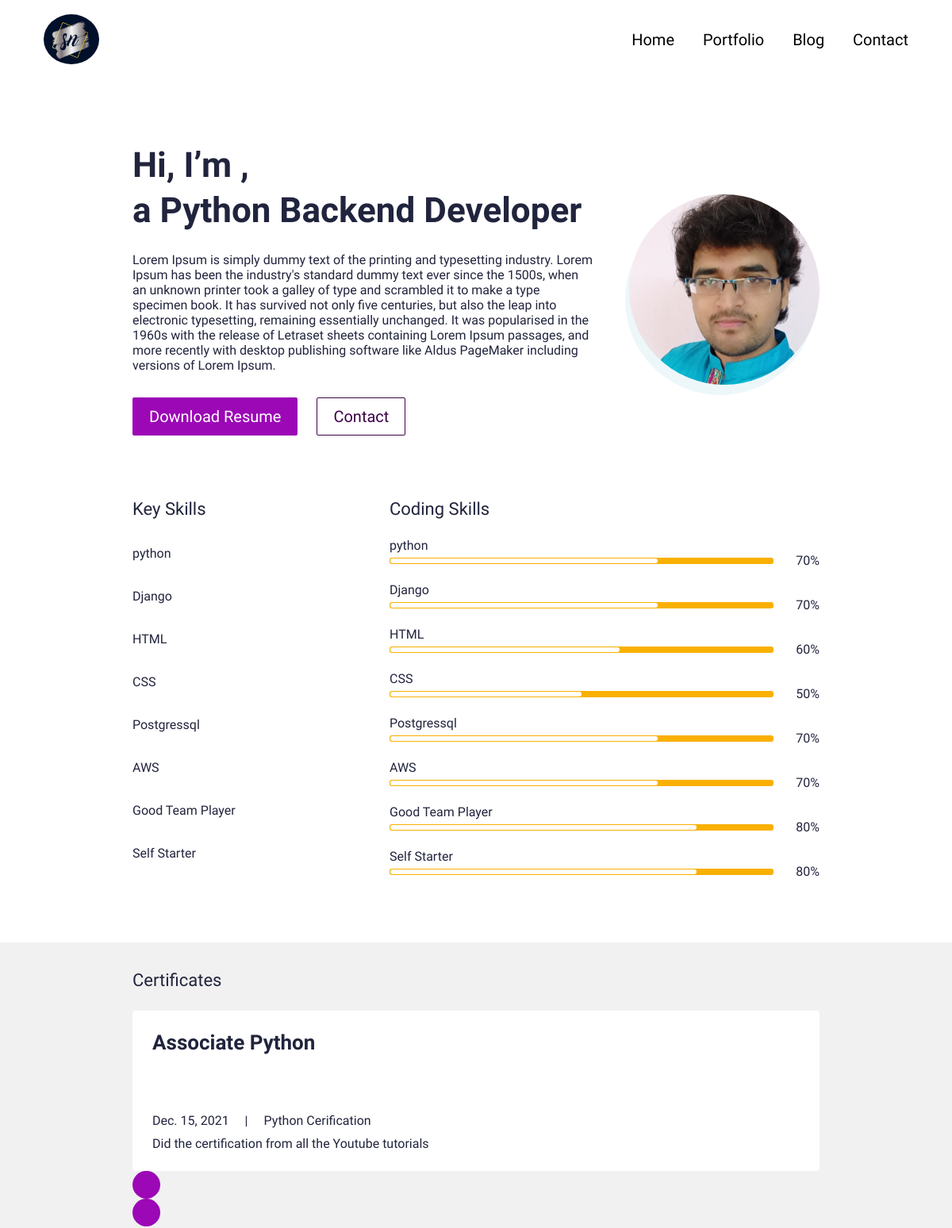
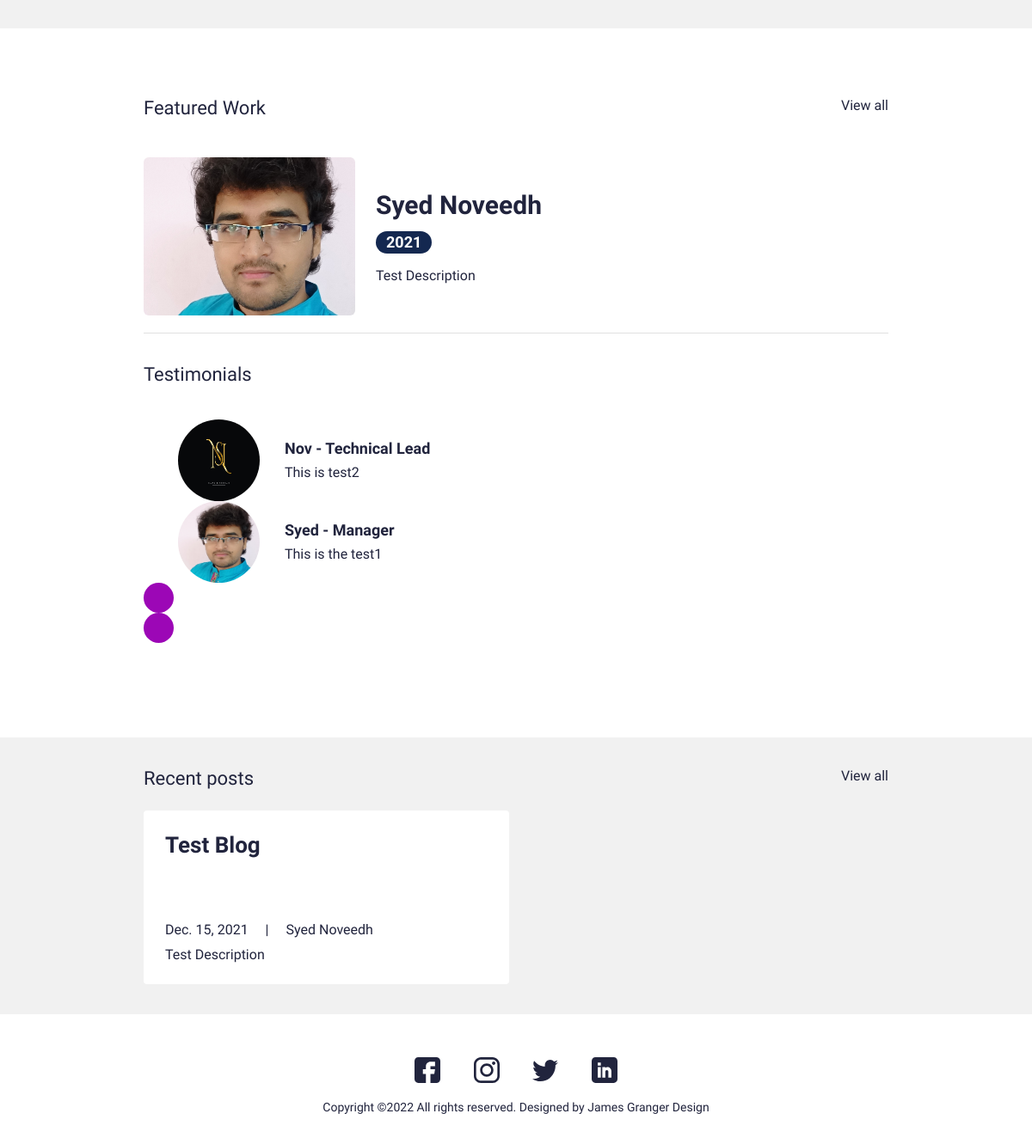
The page / on the database its author committed (2 pictures, top to bottom).
### main/models.py (models this page shows, shortened)
class UserProfile(models.Model):
    class Meta:
        verbose_name_plural = 'User Profiles'
        verbose_name = 'User Profile'
    user = models.OneToOneField(User, on_delete=models.CASCADE)
    avatar = models.ImageField(blank=True, null=True, upload_to="avatar")
    title = models.CharField(max_length=200, blank=True, null=True)
    bio = models.TextField(blank=True, null=True)
    skills = models.ManyToManyField(Skill, blank=True)
    cv = models.FileField(blank=True, null=True, upload_to="cv")

class Skill(models.Model):
    class Meta:
        verbose_name_plural = 'Skills'
        verbose_name = 'Skill'
    name = models.CharField(max_length=20, blank=True, null=True)
    score = models.IntegerField(default=80, blank=True, null=True)
    image = models.FileField(blank=True, null=True, upload_to="skills")
    is_key_skill = models.BooleanField(default=False)

class Certificate(models.Model):
    class Meta:
        verbose_name_plural = 'Certificates'
        verbose_name = 'Certificate'
    date = models.DateTimeField(blank=True, null=True)
    name = models.CharField(max_length=50, blank=True, null=True)
    title = models.CharField(max_length=200, blank=True, null=True)
    description = models.CharField(max_length=500, blank=True, null=True)
    is_active = models.BooleanField(default=True)

class Portfolio(models.Model):
    class Meta:
        verbose_name_plural = 'Portfolio Profiles'
        verbose_name = 'Portfolio'
        ordering = ["name"]
    date = models.DateTimeField(blank=True, null=True)
    name = models.CharField(max_length=200, blank=True, null=True)
    description = models.CharField(max_length=500, blank=True, null=True)
    body = RichTextField(blank=True, null=True)
    image = models.ImageField(blank=True, null=True, upload_to="portfolio")
    slug = models.SlugField(null=True, blank=True)
    is_active = models.BooleanField(default=True)

class Testimonial(models.Model):
    class Meta:
        verbose_name_plural = 'Testimonials'
        verbose_name = 'Testimonial'
        ordering = ["name"]
    thumbnail = models.ImageField(blank=True, null=True, upload_to="testimonials")
    name = models.CharField(max_length=200, blank=True, null=True)
    role = models.CharField(max_length=200, blank=True, null=True)
    quote = models.CharField(max_length=500, blank=True, null=True)
    is_active = models.BooleanField(default=True)

class Blog(models.Model):
    class Meta:
        verbose_name_plural = 'Blog Profiles'
        verbose_name = 'Blog'
        ordering = ["timestamp"]
    timestamp = models.DateTimeField(auto_now_add=True)
    author = models.CharField(max_length=200, blank=True, null=True)
    name = models.CharField(max_length=200, blank=True, null=True)
    description = models.CharField(max_length=500, blank=True, null=True)
    body = RichTextField(blank=True, null=True)
    slug = models.SlugField(null=True, blank=True)
    image = models.ImageField(blank=True, null=True, upload_to="blog")
    is_active = models.BooleanField(default=True)

### main/views.py (the view)
# urls.py: path('', views.IndexView.as_view(), name="home"),
class IndexView(generic.TemplateView):
	template_name = "main/index.html"
	def get_context_data(self, **kwargs):
		context = super().get_context_data(**kwargs)
		testimonials = Testimonial.objects.filter(is_active=True)
		certificates = Certificate.objects.filter(is_active=True)
		blogs = Blog.objects.filter(is_active=True)
		portfolio = Portfolio.objects.filter(is_active=True)
		context["testimonials"] = testimonials
		context["certificates"] = certificates
		context["blogs"] = blogs
		context["portfolio"] = portfolio
		return context

### resumewebsite/context_processors.py (called while the page is built)
def project_context(request):
	context = {
		'me': User.objects.first(),
	}
	return context

### main/templates/main/index.html (shortened to what this page needs)
{% extends 'main/base.html' %}
{% load static %}
{% block content %}
<section>
  <div class="bannerSection">
    <div class="container">
      <div class="row g-4 g-md-3  align-items-center">
        <div class="col-md-auto order-md-last">
          <div class="bannerUserImg">
            <img src="{{me.userprofile.avatar.url}}" alt="{{me.first_name|title}} {{me.last_name|title}} avatar">
          </div>
        </div>
        <div class="col-md">
          <div class="bannerContent">
            <h1 class="xlTitle pb-3">Hi, I’m {{me.first_name|title}}, <br> a {{me.userprofile.title}} </br></h1>
            <p>{{me.userprofile.bio}}</p>
            <div class="bannerBtnCol">
              <div class="row">
                <div class="col-auto">
                  <a download href="{{me.userprofile.cv.url}}" class="btn btnPrimary">Download Resume</a>
                </div>
                <div class="col-auto">
                  <a href="{% url 'main:contact' %}" class="btn btnOutline">Contact</a>
                </div>
              </div>
            </div>
          </div>
        </div>
      </div>
    </div>
  </div>
</section>
<section>
  <div class="sectionSpace pt-0">
    <div class="container">
      <div class="row">
        <div class="col-md-auto">
          <div class="keySkillCol">
            <h4 class="smTitle pb-3">Key Skills</h4>
            {% for sk in me.userprofile.skills.all %}
            {% if sk.is_key_skill %}
            <div class="keySkillCard">
              <span class="ksText">{{sk.name}}</span>
            </div>
            {% endif %}
            {% endfor %}
          </div>
        </div>
        <div class="col-md">
          <h4 class="smTitle pb-3">Coding Skills</h4>
          <div class="progressCol">
            <div class="progressCard">
              {% for sk in me.userprofile.skills.all %}
              {% if sk.is_key_skill %}
              <div class="progressCol">
                <span class="progressLbl">{{sk.name}}</span>
                <div class="row g-2 align-items-center">
                  <div class="col">
                    <div class="progress progressStyle">
                      <div class="progress-bar" role="progressbar" style="width: {{sk.score}}%" aria-valuenow="{{sk.score}}" aria-valuemin="0" aria-valuemax="100"></div>
                    </div>
                  </div>
                  <div class="col-auto">
                    <span class="pLbl">{{sk.score}}%</span>
                  </div>
                </div>
              </div>
              {% endif %}
              {% endfor %}
            </div>
          </div>
        </div>
      </div>
    </div>
  </div>
</section>
<section>
  <div class="sectionSpaceSm lightBg">
    <div class="container">
      <div class="row pb-3">
        <div class="col">
          <h4 class="smText regular">Certificates</h4>
        </div>
      </div>
      <div class="sliderOuter">
        <div class="swiper certificatesSlider">
          <div class="swiper-wrapper">
            {% for c in certificates %}
            {% if c.is_active %}
            <div class="swiper-slide">
              <div class="cardStyle1">
                <h4 class="mdTitle cs1Title">
                  <a href="javascript:void(0)">{{c.title}}</a>
                </h4>
                <ul class="cardOptionCol">
                  <li>{{c.date.date}}</li>
                  <li>{{c.name|title}}</li>
                </ul>
                <p>{{c.description}}</p>
              </div>
            </div>
            {% endif %}
            {% endfor %}
          </div>
        </div>
        <div class="cert-swiper-button-next swiper-button-next swiperBtnStyle"></div>
        <div class="cert-swiper-button-prev swiper-button-prev swiperBtnStyle"></div>
      </div>
    </div>
  </div>
</section>
<section>
  <div class="sectionSpace">
    <div class="container">
      <div class="portfolioCol">
        <div class="row pb-3">
          <div class="col">
            <h4 class="smText regular">Featured Work</h4>
          </div>
          <div class="col-auto">
            <a href="{% url 'main:portfolios' %}" class="simpleLink">View all</a>
          </div>
        </div>
        {% for p in portfolio %}
        {% if p.is_active %}
        <div class="portfolioCard">
          <div class="row g-4 align-items-center">
            <div class="col-md-auto">
              <div class="portfolioImgCol">
                <a href="{% url 'main:portfolio' slug=p.slug %}"><img src="{{p.image.url}}" alt="..."></a>
              </div>
            </div>
            <div class="col-md">
              <div class="portfolioContentCol">
                <h4 class="lgTitle"><a href="{% url 'main:portfolio' slug=p.slug %}">{{p.name}}</a></h4>
                <ul class="portfolioOption">
                  <li><span class="dateLbl">{{p.date.year}}</span></li>
                </ul>
                <p>{{p.description}}</p>
              </div>
            </div>
          </div>
        </div>
        {% endif %}
        {% endfor %}
      </div>
      <div class="testimonialCol">
        <h4 class="smText regular d-block">Testimonials</h4>
        <div class="testimonialSlider">
          <div class="swiper testimonialSwiper">
            <div class="swiper-wrapper">
              {% for t in testimonials %}
              {% if t.is_active %}
              <div class="swiper-slide">
                <div class="testimonialCard">
                  <div class="row align-items-center">
                    <div class="col-sm-auto">
                      <div class="tImgCol">
                        <img src="{{t.thumbnail.url}}" alt="...">
                      </div>
                    </div>
                    <div class="col-sm">
                      <div class="tContentCol">
                        <h4 class="xsTitle bold">{{t.name}} - {{t.role}}</h4>
                        <p>{{t.quote}}</p>
                      </div>
                    </div>
                  </div>
                </div>
              </div>
              {% endif %}
              {% endfor %}
            </div>
            <div class="test-swiper-button-next swiper-button-next swiperBtnStyle"></div>
            <div class="test-swiper-button-prev swiper-button-prev swiperBtnStyle"></div>
          </div>
        </div>
      </div>
    </div>
  </div>
</section>
<section>
  <div class="sectionSpaceSm lightBg">
    <div class="container">
      <div class="row pb-3">
        <div class="col">
          <h4 class="smText regular">Recent posts</h4>
        </div>
        <div class="col-auto">
          <a href="{% url 'main:blogs' %}" class="simpleLink">View all</a>
        </div>
      </div>
      <div class="row g-3">
      {% for b in blogs %}
      {% if b.is_active %}
        <div class="col-lg-6">
          <div class="cardStyle1">
            <h4 class="mdTitle cs1Title"><a href="{% url 'main:blog' slug=b.slug %}">{{b.name}}</a></h4>
            <ul class="cardOptionCol">
              <li>{{b.timestamp.date}}</li>
              <li>{{b.author}}</li>
            </ul>
            <p>{{b.description}}</p>
          </div>
        </div>
        {% endif %}
        {% endfor %}
      </div>
    </div>
  </div>
</section>
{% endblock %}

### main/templates/main/base.html (shortened to what this page needs)
{% load static %}
<!doctype html>
<html lang="en">
  <head>
    <link href="{% static 'css/bootstrap.min.css' %}" rel="stylesheet">
    <link rel="stylesheet" href="https://unpkg.com/swiper@7.0.5/swiper-bundle.min.css">
    <link href="{% static 'css/style.css' %}" rel="stylesheet">
  </head>
  <body>
    {% include 'main/partials/nav.html' %}
    {% block content %}
    {% endblock %}
    {% include 'main/partials/footer.html' %}
  </body>
</html>

### main/templates/main/partials/nav.html (shortened to what this page needs)
{% load static %}
<header>
    <div class="headerCol">
    <div class="container-fluid">
        <div class="row align-items-center">
        <div class="col-auto">
            <div class="logoCol"><a href="{% url 'main:home' %}"><img src="{% static 'images/ns_logo.jpg' %}" alt="..." width=70 class="rounded-circle"></a></div>
        </div>
        <div class="col">
            <div class="navCollapseCol">
            <div class="navCol">
                <ul>
                <li><a href="{%url 'main:home'%}">Home</a></li>
                <li><a href="{%url 'main:portfolios' %}">Portfolio</a></li>
                <li><a href="{% url 'main:blogs' %}">Blog</a></li>
                <li><a href="{%url 'main:contact'%}">Contact</a></li>
                </ul>
            </div>
            </div>
        </div>
        </div>
    </div>
    </div>
</header>

### main/templates/main/partials/footer.html
{% load static %}
<footer>
    <div class="footerCol">
    <div class="container">
        <ul class="socialCol">
        <li><a href="javascript:void(0) {% url 'main:home' %}"><img src="{% static 'images/fb.svg' %}" alt="..."></a></li>
        <li><a href="javascript:void(0)"><img src="{% static 'images/insta.svg' %}" alt="..."></a></li>
        <li><a href="javascript:void(0)"><img src="{% static 'images/twitter.svg' %}" alt="..."></a></li>
        <li><a href="javascript:void(0)"><img src="{% static 'images/linkedin.svg' %}" alt="..."></a></li>
        </ul>
        <div class="copyrightCol">
        <p>Copyright ©{% now 'Y' %} All rights reserved. Designed by <a href="https://jamesgrangerdesign.co.uk/" target="_blank">James Granger Design</a></p>
        </div>
    </div>
    </div>
</footer>

### rows shown on the page
Skill: name "python", score "70"
Skill: name "Django", score "70"
Skill: name "HTML", score "60"
Skill: name "CSS", score "50"
Skill: name "Postgressql", score "70"
Skill: name "AWS", score "70"
Skill: name "Good Team Player", score "80"
Skill: name "Self Starter", score "80"
Certificate: title "Associate Python", date "Dec. 15, 2021", name "Python Cerification", description "Did the certification from all the Youtube tutorials"
Portfolio: image (picture), name "Syed Noveedh", date.year "2021", description "Test Description"
Testimonial: thumbnail (picture), name "Nov", role "Technical Lead", quote "This is test2"
Testimonial: thumbnail (picture), name "Syed", role "Manager", quote "This is the test1"
Blog: name "Test Blog", timestamp "Dec. 15, 2021", author "Syed Noveedh", description "Test Description"

### other values the page prints
{{ me.userprofile.title }} "Python Backend Developer"
